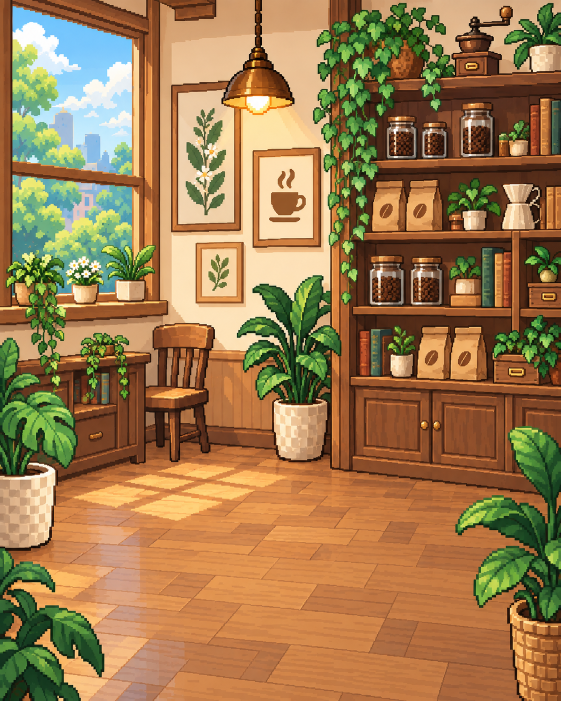
#> input picture art/coffee-room/corner-v191.png, 1122 x 1402 px (shown at 1/2 size)
$ python -i build_production_assets.py   (imports and definitions only)
#> lines starting #> are read from the running program, lines starting #| are printed output that depends on the picture
#> further down, picture is the input picture: PIL image 1122x1402 RGB; mean R, G, B 157.3, 123, 78.6
"""Deterministic extraction, canvas normalization and layer splitting of approved art.
No generative drawing here: all painted pixels originate in user or ImageGen PNGs.
"""
from pathlib import Path
from PIL import Image, ImageDraw
import json, hashlib, shutil
import numpy as np

ROOT=Path(__file__).resolve().parents[1]
OUT=ROOT/'art/production-v2'
RES=Image.Resampling.NEAREST
assets={}
# [4 lines left out: function save, not called in this run]
def normalized(im,size=(256,256),height=184,baseline=224):
#> called with size = (256, 256), height = 184, baseline = 224
    im=im.convert('RGBA');box=im.getchannel('A').point(lambda a:255 if a>32 else 0).getbbox()
#> after `box = im.getchannel('A').point(lambda a: 255 if a > 32 else 0).getbbox`: box = (0, 0, 1122, 1402)
    if not box:raise ValueError('Empty asset')
    im=im.crop(box);scale=min(height/im.height,(size[0]-32)/im.width)
#> after `scale = min(height / im.height, (size[0] - 32) / im.width)`: scale = 0.131
    im=im.resize((round(im.width*scale),round(im.height*scale)),RES)
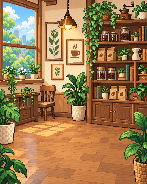
#> im: PIL image 147x184 RGBA; mean R, G, B, A 157.2, 123.1, 78.6, 255
    canvas=Image.new('RGBA',size);canvas.alpha_composite(im,((size[0]-im.width)//2,baseline-im.height));return canvas
#> after `canvas = Image.new('RGBA', size)`: canvas: PIL image 256x256 RGBA; every value is 0
#> after `canvas.alpha_composite(im, ((size[0] - im.width) // 2, baseline - im.h`:
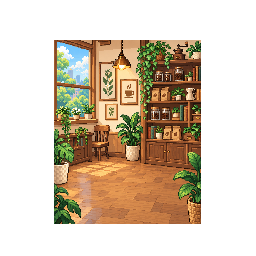
#> canvas: PIL image 256x256 RGBA; mean R, G, B, A 64.9, 50.8, 32.4, 105.2; transparent parts drawn white

# [146 lines left out: function build, not called in this run]
# [6 lines not run here, left out]

>>> from PIL import Image
>>> picture = Image.open('../art/coffee-room/corner-v191.png')
>>> result = normalized(picture)
